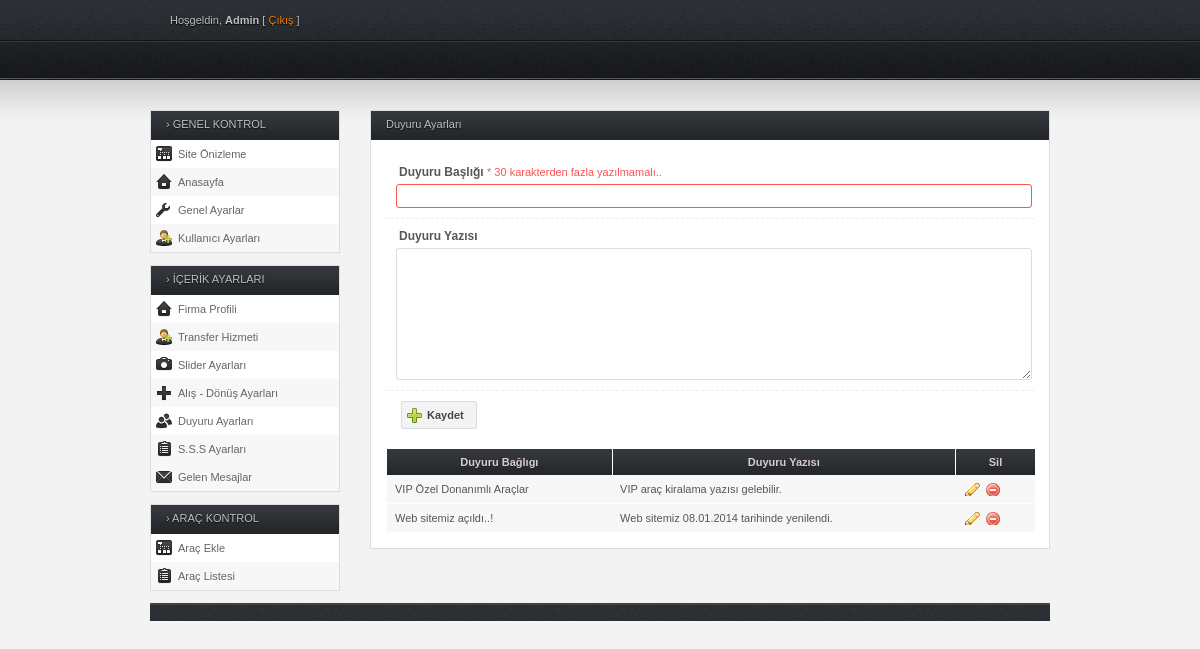
The app's page /kiralama/admin/duyuru-ayarlari.php (signed in) with its own data.
### tables this page shows
CREATE TABLE IF NOT EXISTS `duyuru` (
  `id` int(11) NOT NULL AUTO_INCREMENT,
  `duyurub` text NOT NULL,
  `duyuruy` text NOT NULL,
  PRIMARY KEY (`id`)
);

### kiralama/admin/duyuru-ayarlari.php (the view, shortened to what this page needs)
<!DOCTYPE html PUBLIC "-//W3C//DTD XHTML 1.0 Transitional//EN" "http://www.w3.org/TR/xhtml1/DTD/xhtml1-transitional.dtd">
<html xmlns="http://www.w3.org/1999/xhtml">
<head>
<link rel="stylesheet" type="text/css" href="css/style.css" media="screen" />
<link rel="stylesheet" type="text/css" href="css/navi.css" media="screen" />
</head>
<body>
<div class="wrap">
	<div id="header">
		<div id="top">
			<div class="left">
				<p>Hoşgeldin, <strong>Admin</strong> [ <a href="cikis.php">Çıkış</a> ]</p>
			</div>
		</div>
		<div id="nav">
		</div>
	</div>
	<div id="content">
		<div id="sidebar">
			<?php include("menu.php");?>
		<div id="main">
			<div class="full_w">
				<div class="h_title">Duyuru Ayarları</div>
				<form action="duyuru-kaydediliyor.php" method="post">
					<div class="element">
						<label for="duyuruy">Duyuru Başlığı <span class="red">* 30 karakterden fazla yazılmamalı..</span></label>
						<input id="duyuruy" name="duyurub" class="text err"/>
					</div>
					<div class="element">
						<label for="duyuruy">Duyuru Yazısı <span></span></label>
						<textarea name="duyuruy" class="textarea" rows="10"></textarea>
					</div>
					<div class="entry">
						<button type="submit" class="add">Kaydet</button>
					</div>
				</form>
<?php
include("../database.php");
echo " 				<table>
					<thead>
						<tr>
							<th scope=\"col\">Duyuru Bağlıgı</th>
							<th scope=\"col\">Duyuru Yazısı</th>
							<th scope=\"col\" style=\"width: 65px;\">Sil</th>
						</tr>
					</thead>";
$sor = mysqli_query($db,"SELECT * FROM duyuru order by id DESC LIMIT 50");
while ($listele = mysqli_fetch_array($sor)) {
$id = $listele['id'];
$duyurub = $listele['duyurub'];
$duyuruy = $listele['duyuruy'];
		echo "	<tbody>
						<tr>
							<td>$duyurub</td>
							<td>$duyuruy</td>
							<td>
							<a href=\"duyuru-duzenle.php?id=$id\" class=\"table-icon edit\" title=\"Düzenle\"></a>
							<a href=\"duyuru-sil.php?id=$id\" class=\"table-icon delete\" title=\"Sil\"></a></td>
						</tr>
					</tbody>";
}
echo " </table>
</div>";
?>
	</div>
	<div id="footer">
	</div>
</div>
</body>
</html>

### kiralama/admin/css/style.css (style rules this page uses)
* { margin: 0; padding: 0; }
body { background: #f3f3f3 url(../img/bg_top.jpg) repeat-x; color: #bebebe; font-family: Tahoma, Arial, Helvetica, sans-serif; font-size: 11px; margin: 0; }
a { text-decoration: none; }
button, .button { background: #F3F3F3; border: 1px solid #DCDCDC; border-radius: 2px; color: #444444; cursor: pointer; display: inline-block; font: 700 11px Tahoma, Arial, sans-serif; margin-right: 10px; padding: 7px 12px 7px 12px; position: relative; text-decoration: none; text-shadow: 0px 1px 0px #FFFFFF; }
.wrap { margin: 0 auto; width: 900px; }
#header #top { height: 34px; padding: 14px 20px 0 20px; }
#header #top p { text-shadow: #000 0px 1px 1px; }
#header #top a { color: #f07e01; }
#content { margin: 30px 0 30px 0; }
#content tr:nth-child(odd) { background: #f7f7f7; }
#content #sidebar { float: left; margin: 0 20px 0 0; width: 190px; }
#content #main { float: right; margin: 0 0 12px 0; width: 680px; }
#main .full_w { background: #ffffff; border: 1px solid #DCDDE1; color: #848484; margin: 0 0 20px 0; }
#main .full_w .h_title, #main .half_w .h_title { background: url(../img/bg_box_head.jpg) repeat-x; color: #bebebe; font-size: 11px; font-weight: normal; height: 22px; padding: 7px 0 0 15px; text-shadow: #0E0E0E 0px 1px 1px; }
#main form { margin: 15px; }
#main form .element { clear: both; border-bottom: 1px dashed #ededed; display: block; margin: 0; padding: 10px 10px; }
#main form label { color: #575757; display: block; font-size: 12px; font-weight: bold; margin: 0 0 5px 0; padding: 0 0 0 3px; }
#main form label span { color: #b8b8b8; font-size: 11px; font-weight: normal; }
#main form input, #main form select, #main form textarea { background: #FFFFFF; border: 1px solid #DDDDDD; border-radius: 3px; font-size: 11px; font-family: Tahoma, Arial, Helvetica, sans-serif; padding: 5px 3px; }
#main form .text { width: 100%; }
#main form .textarea { width: 100%; }
#main form .err { border: 1px solid #FF5252; }
#main form .red { color: #FF5252; }
table { border-collapse: collapse; margin: 15px; width: 650px; }
table th { background: url(../img/bg_box_head.jpg) repeat-x; color: #DACDCD; border-left: 1px solid #ffffff; border-right: 1px solid #ffffff; font-size: 11px; font-weight: bold; padding: 7px; text-shadow: 0px 1px #242424; }
table tr { border-left: 1px solid #ffffff; border-right: 1px solid #ffffff; }
table td { border-bottom: 1px solid #ffffff; border-top: 1px solid ffffff; color: #565656; padding: 8px; }
.table-icon { padding: 1px 8px; margin-right: 5px; }
.edit.table-icon { background: url(../img/i_edit.png) no-repeat; }
.delete.table-icon { background: url(../img/i_delete.png) no-repeat; }
#footer { background: url(../img/bg_top.jpg) repeat-x top center; border-top: 2px solid #404345; color: #939393; float: left; margin: 0 auto; padding: 8px 20px; text-shadow: #111111 0px 1px 1px; width: 860px; }
.entry { color: #444; margin: 5px 0; padding: 5px 15px; text-shadow: 0px 1px #ffffff; }
.add { background: #F3F3F3 url(../img/i_add.png) no-repeat 4px center; padding-left: 25px; }
.left { float: left; }

### kiralama/admin/css/navi.css (style rules this page uses)
#header #nav { height: 27px; margin:0; padding: 5px 20px 0 10px; position: relative; }

### records on screen
duyuru: duyurub "VIP Özel Donanımlı Araçlar", duyuruy "VIP araç kiralama yazısı gelebilir."
duyuru: duyurub "Web sitemiz açıldı..!", duyuruy "Web sitemiz 08.01.2014 tarihinde yenilendi."
